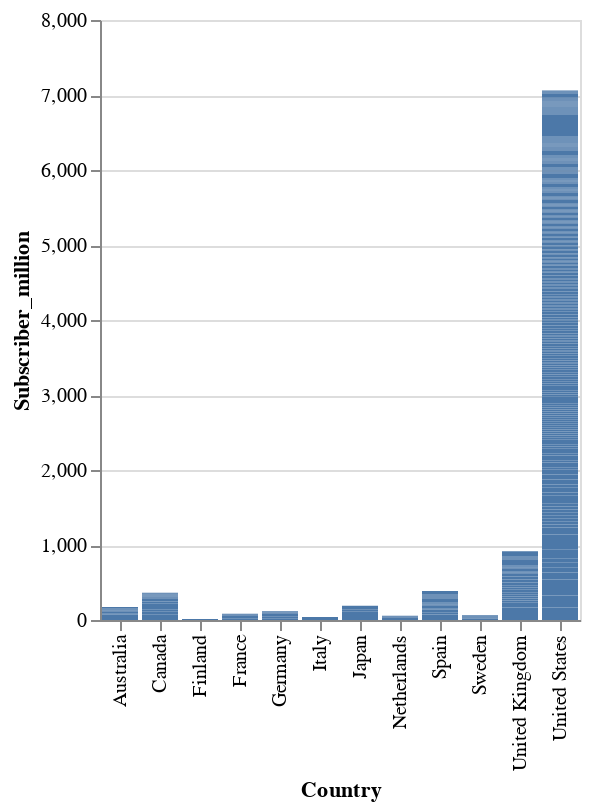

This figure's notebook cell:
### Code cell
import altair as alt
alt.Chart(data).mark_bar().encode(
    x = 'Country',
    y = 'Subscriber_million'

  )

### Figure 1 — Vega-Lite specification as saved in the notebook (floating-point values rounded to 4 significant figures; data arrays with more than 128 entries replaced by an {"elided": "..."} marker saying what was removed)
{"config": {"view": {"continuousWidth": 400, "continuousHeight": 300}}, "data": {"name": "data-1c6e7046783e2e5ca5bb58a6ee28fa74"}, "mark": "bar", "encoding": {"x": {"field": "Country", "type": "nominal"}, "y": {"field": "Subscriber_million", "type": "quantitative"}}, "$schema": "https://vega.github.io/schema/vega-lite/v4.17.0.json", "datasets": {"data-1c6e7046783e2e5ca5bb58a6ee28fa74": {"elided": "425 records"}}}
